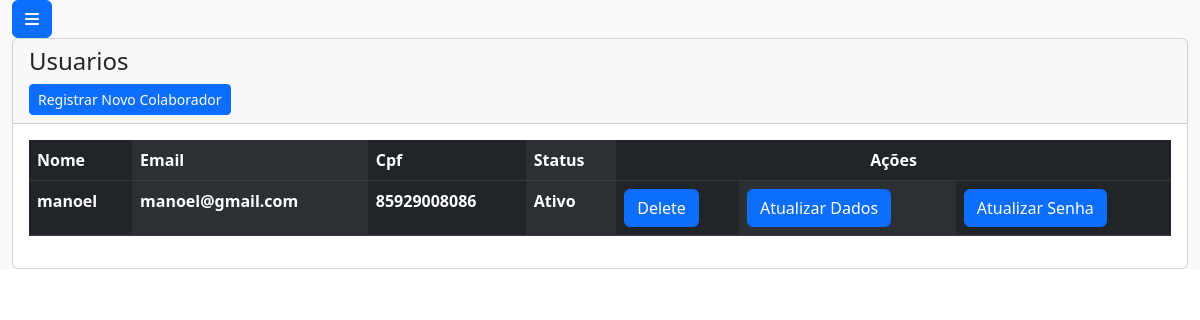
/collaborator/main_menu_collaborator (signed in), run on the app's committed database.
### apps/Collaborator/models.py (models this page shows, shortened)
class Collaborator(User):
    cpf = models.CharField(unique=True, max_length=11)
    active = models.BooleanField(default=True)

### apps/User/models.py (models this page shows, shortened)
class User(AbstractUser):
     email = models.EmailField(unique=True)
     username = models.CharField(unique=True, max_length=30)

### apps/Collaborator/views.py (the view)
# urls.py: path("main_menu_collaborator",views.main_menu_collaborator,name="main_menu_collaborator"),
@user_passes_test(lambda user: user.is_superuser or user.is_staff,login_url='user:page_not_found')
@login_required(login_url="login_system")
def main_menu_collaborator(request):
     return render(request,'collaborator/main_menu_collaborator.html',{'collaborators':Collaborator.objects.all()})

### templates/collaborator/main_menu_collaborator.html (shortened to what this page needs)
{% extends 'base.html' %}
{% block content %}
<div class="card">
  <div class="card-header">
    <h4 class="card-title">Usuarios</h4>
    <td class="px-1"><a href="{% url 'collaborator:save_collaborator' %}" class="btn btn-primary btn-sm">Registrar Novo Colaborador</a></td>
  </div>
  <div class="card-body">
    <div class="table-responsive">
      <table class="table table-dark table-striped-columns" id="">
        <thead class="text-primary">
          <tr>
            <th>Nome</th>
            <th>Email</th>
            <th>Cpf</th>
            <th>Status</th>
            <th colspan="3" style="text-align: center;">Ações</th>
          </tr>
        </thead>
        <tbody>
          {% for collaborator in collaborators %}
          <tr>
            <th>{{ collaborator.first_name }}</th>
            <th>{{ collaborator.email }}</th>
            <th>{{ collaborator.cpf }}</th>
            {% if collaborator %}
            <th> Ativo </th>
            {% else %}
            <th> Inativo </th>
            {% endif %}
            <th><a type="submit" class="btn btn-primary" onclick="return confirm('Deseja realmente Deletar?')"
                href="{% url 'collaborator:erase_collaborator' collaborator.id %}">Delete</a></th>
            <th><a type="submit" class="btn btn-primary" href="{% url 'collaborator:update_collaborator' collaborator.id %}">Atualizar Dados</a></th>
            <th><a type="submit" class="btn btn-primary" href="{% url 'collaborator:update_collaborator_password' collaborator.id %}">Atualizar Senha</a></th>
          </tr>
          {% endfor %}
        </tbody>
      </table>
    </div>
  </div>
</div>
{% endblock content %}

### data on the page
Collaborator: first_name "manoel", email "manoel@gmail.com", cpf "85929008086"
